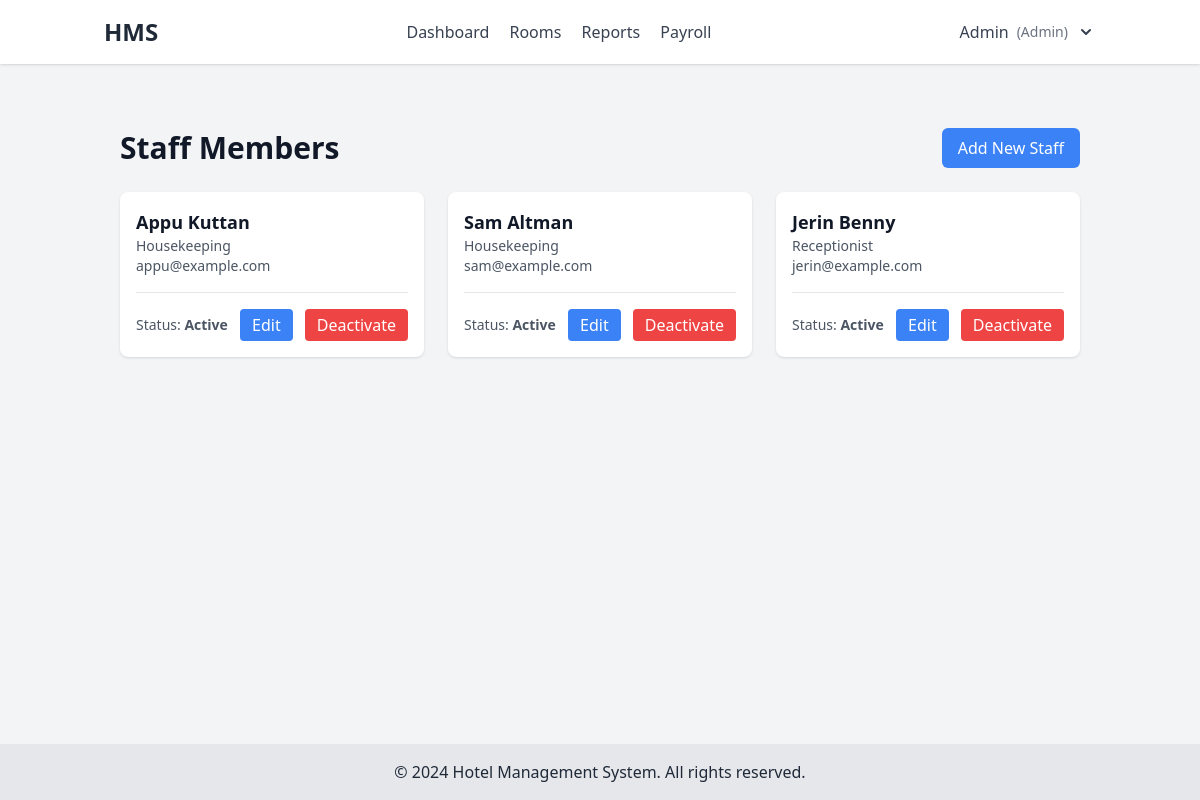
Screenshot of /staff/list/ (signed in) with the database file from the repository.
### hms_app/models.py (models this page shows)
class User(AbstractUser):
    ADMIN = 'admin'
    MANAGER = 'manager'
    RECEPTIONIST = 'receptionist'
    HOUSEKEEPING = 'housekeeping'
    GUEST = 'guest'
    ROLE_CHOICES = [
        (ADMIN, 'Admin'),
        (MANAGER, 'Manager'),
        (RECEPTIONIST, 'Receptionist'),
        (HOUSEKEEPING, 'Housekeeping'),
        (GUEST, 'Guest'),
    ]
    role = models.CharField(max_length=20, choices=ROLE_CHOICES, default=GUEST)
    phone_number = models.CharField(max_length=15, blank=True)
    two_factor_enabled = models.BooleanField(default=False)
    two_factor_code = models.CharField(max_length=6, null=True, blank=True)

### hms_app/views.py (the view)
# urls.py: path('staff/list/', views.staff_list, name='staff_list'),
@login_required
@user_passes_test(is_admin_or_manager)
def staff_list(request):
    staff_members = User.objects.filter(
        role__in=['receptionist', 'housekeeping']
    ).order_by('role', 'first_name')
    return render(request, 'staff/staff_list.html', {
        'staff_members': staff_members
    })

### hms_app/views.py (called while the page is built)
def is_admin_or_manager(user):
    return user.role in ['admin', 'manager']

### templates/staff/staff_list.html (shortened to what this page needs)
{% extends 'base.html' %}
{% block content %}
<div class="container mx-auto px-4 py-8">
    <div class="flex justify-between items-center mb-6">
        <h1 class="text-3xl font-bold text-gray-900">Staff Members</h1>
        <a href="{% url 'add_staff' %}" class="bg-blue-500 text-white px-4 py-2 rounded-md hover:bg-blue-600">
            Add New Staff
        </a>
    </div>
    <div class="grid gap-6 md:grid-cols-2 lg:grid-cols-3">
        {% for staff in staff_members %}
        <div class="bg-white rounded-lg shadow overflow-hidden">
            <div class="p-4">
                <div class="flex justify-between items-start mb-4">
                    <div>
                        <h3 class="text-lg font-bold text-gray-900">
                            {{ staff.get_full_name }}
                        </h3>
                        <p class="text-sm text-gray-600">
                            {{ staff.role|title }}
                        </p>
                        <p class="text-sm text-gray-600">
                            {{ staff.email }}
                        </p>
                    </div>
                </div>
                <div class="border-t pt-4">
                    <div class="flex justify-between items-center">
                        <span class="text-sm text-gray-600">
                            Status: <span class="font-semibold">{{ staff.is_active|yesno:"Active,Inactive" }}</span>
                        </span>
                        <div class="space-x-2">
                            <a href="{% url 'edit_user' staff.id %}"
                               class="inline-block px-3 py-1 bg-blue-500 text-white rounded hover:bg-blue-600">
                                Edit
                            </a>
                            {% if user.role == 'admin' or user.role == 'manager' %}
                            <button onclick="toggleStaffStatus({{ staff.id }})"
                                    class="px-3 py-1 {% if staff.is_active %}bg-red-500{% else %}bg-green-500{% endif %} text-white rounded hover:{% if staff.is_active %}bg-red-600{% else %}bg-green-600{% endif %}">
                                {{ staff.is_active|yesno:"Deactivate,Activate" }}
                            </button>
                            {% endif %}
                        </div>
                    </div>
                </div>
            </div>
        </div>
        {% empty %}
        <div class="col-span-3 text-center py-8">
            <p class="text-gray-500">No staff members found.</p>
        </div>
        {% endfor %}
    </div>
</div>
{% endblock %}

### templates/base.html (shortened to what this page needs)
<!DOCTYPE html>
<html lang="en">
<head>
    <script src="https://cdn.tailwindcss.com"></script>
</head>
<body class="min-h-screen bg-gray-100 text-gray-800 flex flex-col">
    <header class="bg-white shadow">
        <div class="container mx-auto px-4 py-4 flex justify-between items-center">
            <a href="{% url 'dashboard' %}" class="text-2xl font-bold">HMS</a>
            <nav class="space-x-4">
                {% if user.is_authenticated %}
                {% if user.role == 'admin' %}
                <a href="{% url 'dashboard' %}" class="text-gray-700 hover:text-blue-500">Dashboard</a>
                <a href="{% url 'room_list' %}" class="text-gray-700 hover:text-blue-500">Rooms</a>
                <a href="{% url 'generate_reports' %}" class="text-gray-700 hover:text-blue-500">Reports</a>
                <a href="{% url 'payroll_summary' %}" class="text-gray-700 hover:text-blue-500">Payroll</a>
                {% elif user.role == 'receptionist' %}
                <a href="{% url 'dashboard' %}" class="text-gray-700 hover:text-blue-500">Dashboard</a>
                <a href="{% url 'booking_list' %}" class="text-gray-700 hover:text-blue-500">Reservations</a>
                {% elif user.role == 'housekeeping' %}
                <a href="{% url 'dashboard' %}" class="text-gray-700 hover:text-blue-500">Dashboard</a>
                {% else %}
                <a href="{% url 'dashboard' %}" class="text-gray-700 hover:text-blue-500">Dashboard</a>
                <a href="{% url 'booking_list' %}" class="text-gray-700 hover:text-blue-500">My Bookings</a>
                {% endif %}
                {% endif %}
            </nav>
            <div class="flex items-center">
                {% if user.is_authenticated %}
                <div x-data="{ open: false }" class="relative">
                    <button @click="open = !open" class="flex items-center space-x-2 text-gray-700 hover:text-blue-500">
                        <span>{{ user.get_full_name|default:user.username }}</span>
                        <span class="text-sm text-gray-500">({{ user.role|title }})</span>
                        <svg xmlns="http://www.w3.org/2000/svg" class="h-5 w-5" viewBox="0 0 20 20" fill="currentColor">
                            <path fill-rule="evenodd"
                                d="M5.293 7.293a1 1 0 011.414 0L10 10.586l3.293-3.293a1 1 0 111.414 1.414l-4 4a1 1 0 01-1.414 0l-4-4a1 1 0 010-1.414z"
                                clip-rule="evenodd" />
                        </svg>
                    </button>
                </div>
                {% else %}
                <div class="space-x-4">
                    <a href="{% url 'login' %}" class="text-blue-500 hover:underline">Login</a>
                    <a href="{% url 'register' %}" class="text-blue-500 hover:underline">Register</a>
                </div>
                {% endif %}
            </div>
        </div>
    </header>
    <main class="container mx-auto px-4 py-8 flex-grow">
        {% block content %}{% endblock %}
    </main>
    <footer class="bg-gray-200 text-center py-4 mt-auto">
        <p>&copy; {% now "Y" %} Hotel Management System. All rights reserved.</p>
    </footer>
</body>
</html>

### rows the page displays
User: get_full_name "Admin", role "Admin"
User: get_full_name "Appu Kuttan", role "Housekeeping", email "appu@example.com", is_active "Active", is_active "Deactivate"
User: get_full_name "Sam Altman", role "Housekeeping", email "sam@example.com", is_active "Active", is_active "Deactivate"
User: get_full_name "Jerin Benny", role "Receptionist", email "jerin@example.com", is_active "Active", is_active "Deactivate"
